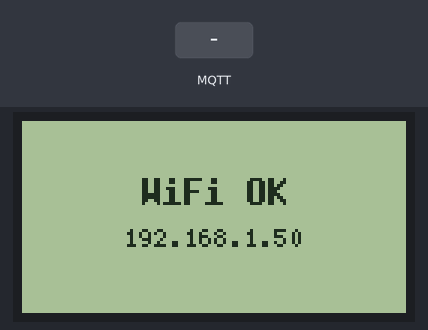
Bench run of a program on a simulated ESP8266 (Wemos D1 mini). Parts: 128×64 one-colour display. The inputs (shaded band) are chosen by the test bench. WiFi joins after 1.5 s; servers stay silent unless stated; no MQTT or app messages arrive unless stated; what the program prints to the serial monitor is not drawn.

Above: at 1.6 s.
3.5 s: MQTT message "Solar" arrives on the first subscribed topic
At 4.6 s:
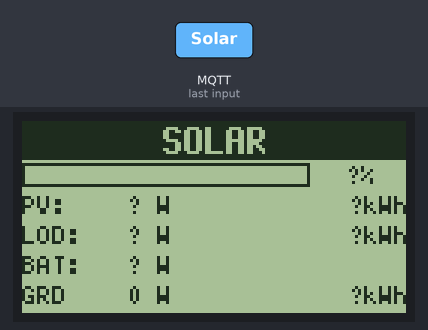
5.7 s: MQTT message "Battery" arrives on the first subscribed topic
At 7.3 s:
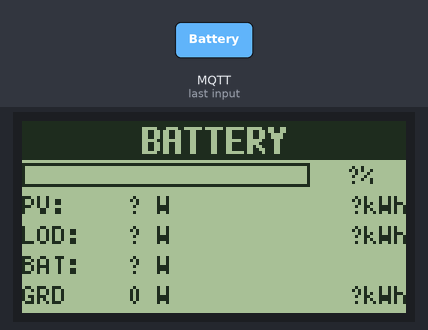
7.7 s: MQTT message "Grid" arrives on the first subscribed topic
At 8.8 s:
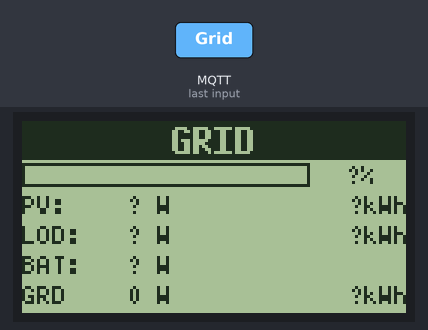
9.7 s: MQTT message "Fault" arrives on the first subscribed topic
At 11.4 s:
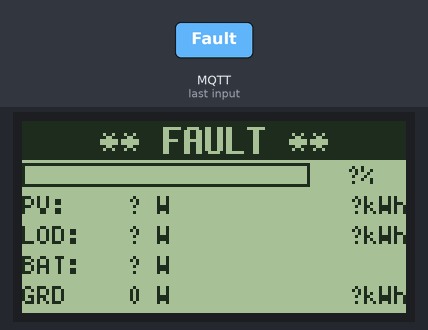
11.7 s: MQTT message "Off" arrives on the first subscribed topic
At 13.1 s:
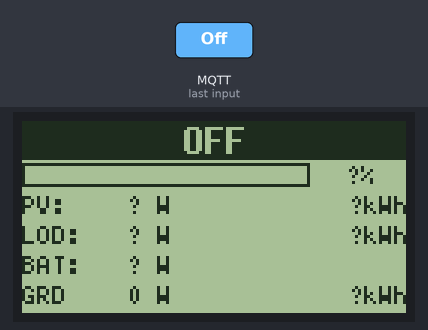
13.7 s: MQTT message "1" arrives on the first subscribed topic
At 14.6 s:
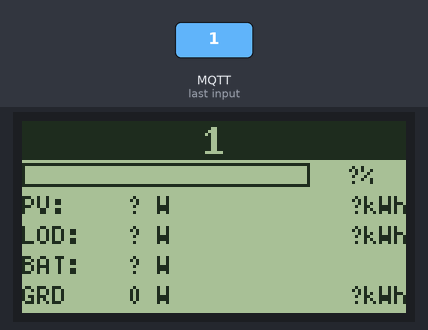
Timing chart, 0 to 16.7 s (numbered marks = the images above; inputs shaded):
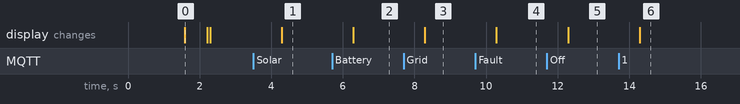

The program:

main.cpp
```cpp
#include <Arduino.h>
#include <ESP8266WiFi.h>
#include "config.h"
#include "display.h"
#include "mqtt_client.h"

SolarData  data    = {};
Display    display;
MqttClient mqtt(data);

unsigned long lastRefresh = 0;

void connectWifi() {
    display.showStatus("Connecting WiFi", WIFI_SSID);
    WiFi.mode(WIFI_STA);
    WiFi.begin(WIFI_SSID, WIFI_PASSWORD);
    Serial.print("WiFi connecting");
    while (WiFi.status() != WL_CONNECTED) {
        delay(250);
        Serial.print(".");
    }
    Serial.print(" OK — ");
    Serial.println(WiFi.localIP());
    display.showStatus("WiFi OK", WiFi.localIP().toString().c_str());
    delay(600);
}

void setup() {
    Serial.begin(115200);
    display.begin();
    connectWifi();
    display.showStatus("MQTT connecting", MQTT_HOST);
    mqtt.begin();
}

void loop() {
    mqtt.loop();

    unsigned long now = millis();
    if (now - lastRefresh >= DISPLAY_REFRESH_MS) {
        lastRefresh = now;
        display.update(data);
    }
}
```

display.cpp
```cpp
#include "display.h"
#include <Arduino.h>

// ST7920 SW SPI: U8G2(rotation, clock=E, data=RX, cs=RS)
Display::Display()
    : _u8g2(U8G2_R0, PIN_E, PIN_RX, PIN_RS) {}

void Display::begin() {
    _u8g2.begin();
}

// Simple two-line status screen used during boot / reconnect.
void Display::showStatus(const char* line1, const char* line2) {
    _u8g2.clearBuffer();
    _u8g2.setFont(u8g2_font_7x13B_tf);
    uint8_t tw = _u8g2.getStrWidth(line1);
    _u8g2.drawStr((128 - tw) / 2, 28, line1);
    if (line2) {
        _u8g2.setFont(u8g2_font_5x7_tf);
        tw = _u8g2.getStrWidth(line2);
        _u8g2.drawStr((128 - tw) / 2, 42, line2);
    }
    _u8g2.sendBuffer();
}

bool Display::isStale(unsigned long ts) {
    return (ts == 0) || (millis() - ts > STALE_THRESHOLD_MS);
}

// Maps Solar Assistant mode strings to compact display labels.
const char* Display::modeLabel(const char* mode) {
    bool hasSolar  = strstr(mode, "Solar")   != nullptr;
    bool hasBatt   = strstr(mode, "Battery") != nullptr;
    bool hasGrid   = strstr(mode, "Grid")    != nullptr
                  || strstr(mode, "Line")    != nullptr
                  || strstr(mode, "AC")      != nullptr;

    if (hasSolar && hasBatt && hasGrid) return "SOL+BAT+GRD";
    if (hasSolar && hasBatt)            return "SOLAR+BATT";
    if (hasBatt  && hasGrid)            return "BATT+GRID";
    if (hasSolar)                       return "SOLAR";
    if (hasBatt)                        return "BATTERY";
    if (hasGrid)                        return "GRID";
    if (strstr(mode, "Fault"))          return "** FAULT **";
    if (strstr(mode, "Off") || strlen(mode) == 0) return "OFF";
    return mode;   // fallback: show raw string
}

// Row 0–12: inverted rectangle with centered mode text.
void Display::drawMode(const SolarData& data) {
    const char* label = isStale(data.modeTs) ? "NO SIGNAL" : modeLabel(data.mode);

    _u8g2.setDrawColor(1);
    _u8g2.drawBox(0, 0, 128, 13);         // filled background

    _u8g2.setDrawColor(0);                 // white text on black box
    _u8g2.setFont(u8g2_font_7x13B_tf);
    uint8_t tw = _u8g2.getStrWidth(label);
    _u8g2.drawStr((128 - tw) / 2, 11, label);

    _u8g2.setDrawColor(1);                 // restore
}

// Row 14–22: SOC progress bar + percentage.
void Display::drawSocBar(float soc, bool stale) {
    _u8g2.setFont(u8g2_font_5x7_tf);

    const uint8_t barX = 0, barY = 14, barW = 96, barH = 8;
    _u8g2.drawFrame(barX, barY, barW, barH);

    if (!stale) {
        uint8_t fill = (uint8_t)((barW - 2) * soc / 100.0f);
        if (fill > barW - 2) fill = barW - 2;
        if (fill > 0) _u8g2.drawBox(barX + 1, barY + 1, fill, barH - 2);
    }

    char buf[8];
    if (stale) snprintf(buf, sizeof(buf), "  ?%%");
    else        snprintf(buf, sizeof(buf), "%3d%%", (int)soc);
    _u8g2.drawStr(barX + barW + 2, barY + 7, buf);
}

// Dual power+energy row — left: label+power at x=0, right: energy right-aligned.
void Display::drawDualPowerRow(uint8_t y, const char* label, float watts, float kwh, bool stalePwr, bool staleEne) {
    _u8g2.setFont(u8g2_font_5x7_tf);
    char left[14], right[10];
    if (stalePwr) snprintf(left,  sizeof(left),  "%-4s   ? W", label);
    else          snprintf(left,  sizeof(left),  "%-4s%4d W", label, (int)watts);
    if (staleEne) strcpy(right, "?kWh");
    else          snprintf(right, sizeof(right), "%.1fkWh", kwh);
    _u8g2.drawStr(0, y, left);
    _u8g2.drawStr(128 - _u8g2.getStrWidth(right), y, right);
}

// Battery row — left: power at x=0, right: CHG/DIS right-aligned.
void Display::drawBattRow(uint8_t y, float watts, bool stale) {
    _u8g2.setFont(u8g2_font_5x7_tf);
    if (stale) {
        _u8g2.drawStr(0, y, "BAT:   ? W");
        return;
    }
    char left[12];
    snprintf(left, sizeof(left), "BAT:%4d W", (int)fabsf(watts));
    const char* dir = (watts >= 0) ? "CHG" : "DIS";
    _u8g2.drawStr(0, y, left);
    _u8g2.drawStr(128 - _u8g2.getStrWidth(dir), y, dir);
}

// Grid row — left: power+direction at x=0, right: energy right-aligned.
void Display::drawGridRow(uint8_t y, float watts, float kwh, bool stalePwr, bool staleEne) {
    _u8g2.setFont(u8g2_font_5x7_tf);
    char left[16], right[10];
    if (stalePwr) {
        strcpy(left, "GRD    0 W");
    } else {
        const char* dir = (watts > 10.0f) ? "IMP" : (watts < -10.0f) ? "EXP" : nullptr;
        if (dir) snprintf(left, sizeof(left), "GRD %4d W %s", (int)fabsf(watts), dir);
        else     snprintf(left, sizeof(left), "GRD %4d W",    (int)fabsf(watts));
    }
    if (staleEne) strcpy(right, "?kWh");
    else          snprintf(right, sizeof(right), "%.1fkWh", kwh);
    _u8g2.drawStr(0, y, left);
    _u8g2.drawStr(128 - _u8g2.getStrWidth(right), y, right);
}

void Display::update(const SolarData& data) {
    _u8g2.clearBuffer();

    drawMode(data);                                                      // y  0–12
    drawSocBar(data.battSoc, isStale(data.battSocTs));                  // y 14–22
    drawDualPowerRow(31, "PV:", data.pvPower, data.pvEnergy,
                     isStale(data.pvTs), data.pvEnergyTs == 0);         // y 31
    drawDualPowerRow(41, "LOD:", data.loadPower, data.loadEnergy,
                     isStale(data.loadTs), data.loadEnergyTs == 0);     // y 41
    drawBattRow(51, data.battPower, isStale(data.battPowerTs));         // y 51
    drawGridRow(61, data.gridPower, data.gridEnergyIn,
                isStale(data.gridTs), data.gridEnergyInTs == 0);        // y 61

    _u8g2.sendBuffer();
}
```

display.h
```cpp
#pragma once

#include <U8g2lib.h>
#include "config.h"

struct SolarData {
    char          mode[32];
    float         pvPower;
    float         loadPower;
    float         battPower;
    float         battSoc;
    float         gridPower;
    float         pvEnergy;
    float         loadEnergy;
    float         gridEnergyIn;
    unsigned long modeTs;
    unsigned long pvTs;
    unsigned long loadTs;
    unsigned long battPowerTs;
    unsigned long battSocTs;
    unsigned long gridTs;
    unsigned long pvEnergyTs;
    unsigned long loadEnergyTs;
    unsigned long gridEnergyInTs;
};

class Display {
public:
    Display();
    void begin();
    void showStatus(const char* line1, const char* line2 = nullptr);
    void update(const SolarData& data);

private:
    U8G2_ST7920_128X64_F_SW_SPI _u8g2;

    void drawMode(const SolarData& data);
    void drawSocBar(float soc, bool stale);
    void drawDualPowerRow(uint8_t y, const char* label, float watts, float kwh, bool stalePwr, bool staleEne);
    void drawBattRow(uint8_t y, float watts, bool stale);
    void drawGridRow(uint8_t y, float watts, float kwh, bool stalePwr, bool staleEne);

    bool        isStale(unsigned long ts);
    const char* modeLabel(const char* mode);
};
```

mqtt_client.cpp
```cpp
#include "mqtt_client.h"
#include <string.h>

MqttClient* MqttClient::_instance = nullptr;

MqttClient::MqttClient(SolarData& data)
    : _data(data), _client(_wifi), _lastReconnect(0) {
    _instance = this;
}

void MqttClient::begin() {
    _lastReconnect = millis() - MQTT_RECONNECT_MS;  // triggers immediate first attempt
    _client.setServer(MQTT_HOST, MQTT_PORT);
    _client.setCallback(onMessage);
}

void MqttClient::subscribe() {
    _client.subscribe(TOPIC_MODE);
    _client.subscribe(TOPIC_PV);
    _client.subscribe(TOPIC_LOAD);
    _client.subscribe(TOPIC_BATT_W);
    _client.subscribe(TOPIC_BATT_SOC);
    _client.subscribe(TOPIC_GRID);
    _client.subscribe(TOPIC_PV_ENERGY);
    _client.subscribe(TOPIC_LOAD_ENERGY);
    _client.subscribe(TOPIC_GRID_ENERGY_IN);
}

void MqttClient::reconnect() {
    unsigned long now = millis();
    if (now - _lastReconnect < MQTT_RECONNECT_MS) return;
    _lastReconnect = now;

    const char* user = strlen(MQTT_USER) ? MQTT_USER : nullptr;
    const char* pass = strlen(MQTT_PASS) ? MQTT_PASS : nullptr;

    Serial.print("MQTT connecting...");
    if (_client.connect(MQTT_CLIENT_ID, user, pass)) {
        Serial.println(" OK");
        subscribe();
    } else {
        Serial.print(" failed, rc=");
        Serial.println(_client.state());
    }
}

void MqttClient::loop() {
    if (!_client.connected()) {
        reconnect();
    } else {
        _client.loop();
    }
}

// Static trampoline: null-terminates payload and delegates to instance.
void MqttClient::onMessage(char* topic, byte* payload, unsigned int len) {
    if (!_instance) return;
    char value[64] = {0};
    if (len >= sizeof(value)) len = sizeof(value) - 1;
    memcpy(value, payload, len);
    _instance->handleMessage(topic, value);
}

void MqttClient::handleMessage(const char* topic, const char* value) {
    unsigned long now = millis();

    if (strcmp(topic, TOPIC_MODE) == 0) {
        strncpy(_data.mode, value, sizeof(_data.mode) - 1);
        _data.mode[sizeof(_data.mode) - 1] = '\0';
        _data.modeTs = now;
    } else if (strcmp(topic, TOPIC_PV) == 0) {
        _data.pvPower = atof(value);
        _data.pvTs    = now;
    } else if (strcmp(topic, TOPIC_LOAD) == 0) {
        _data.loadPower = atof(value);
        _data.loadTs    = now;
    } else if (strcmp(topic, TOPIC_BATT_W) == 0) {
        _data.battPower   = atof(value);
        _data.battPowerTs = now;
    } else if (strcmp(topic, TOPIC_BATT_SOC) == 0) {
        _data.battSoc   = atof(value);
        _data.battSocTs = now;
    } else if (strcmp(topic, TOPIC_GRID) == 0) {
        _data.gridPower = atof(value);
        _data.gridTs    = now;
    } else if (strcmp(topic, TOPIC_PV_ENERGY) == 0) {
        _data.pvEnergy   = atof(value);
        _data.pvEnergyTs = now;
    } else if (strcmp(topic, TOPIC_LOAD_ENERGY) == 0) {
        _data.loadEnergy   = atof(value);
        _data.loadEnergyTs = now;
    } else if (strcmp(topic, TOPIC_GRID_ENERGY_IN) == 0) {
        _data.gridEnergyIn   = atof(value);
        _data.gridEnergyInTs = now;
    }
}
```

mqtt_client.h
```cpp
#pragma once

#include <ESP8266WiFi.h>
#include <PubSubClient.h>
#include "config.h"
#include "display.h"

class MqttClient {
public:
    explicit MqttClient(SolarData& data);
    void begin();
    void loop();
    bool connected() { return _client.connected(); }

private:
    SolarData&    _data;
    WiFiClient    _wifi;
    PubSubClient  _client;
    unsigned long _lastReconnect;

    void reconnect();
    void subscribe();
    void handleMessage(const char* topic, const char* value);

    // PubSubClient requires a plain C callback; static trampoline → instance
    static MqttClient* _instance;
    static void onMessage(char* topic, byte* payload, unsigned int len);
};
```

config.h
```cpp
#pragma once

// ── WiFi ──────────────────────────────────────────────────────────────────────
#define WIFI_SSID     ""
#define WIFI_PASSWORD ""

// ── MQTT Broker (Solar Assistant IP) ─────────────────────────────────────────
#define MQTT_HOST      "192.168.1.x"
#define MQTT_PORT      1883
#define MQTT_USER      ""          // leave empty if auth not enabled
#define MQTT_PASS      ""
#define MQTT_CLIENT_ID "solar-display"

// ── Display pins (Wemos D1 Mini) ─────────────────────────────────────────────
#define PIN_RS  15   // D8 — CS / Register Select
#define PIN_RX  13   // D7 — Data
#define PIN_E   14   // D5 — Clock / Enable

// ── MQTT topics ───────────────────────────────────────────────────────────────
#define TOPIC_MODE     "solar_assistant/inverter_1/device_mode/state"
#define TOPIC_PV       "solar_assistant/inverter_1/pv_power/state"
#define TOPIC_LOAD     "solar_assistant/inverter_1/load_power/state"
#define TOPIC_BATT_W   "solar_assistant/total/battery_power/state"
#define TOPIC_BATT_SOC "solar_assistant/total/battery_state_of_charge/state"
#define TOPIC_GRID     "ssolar_assistant/inverter_1/grid_power/state"
#define TOPIC_PV_ENERGY    "solar_assistant/total/pv_energy/state"
#define TOPIC_LOAD_ENERGY  "solar_assistant/total/load_energy/state"
#define TOPIC_GRID_ENERGY_IN "solar_assistant/total/grid_energy_in/state"

// ── Timing ───────────────────────────────────────────────────────────────────
#define DISPLAY_REFRESH_MS  2000
#define STALE_THRESHOLD_MS  30000
#define MQTT_RECONNECT_MS   5000
```

Measured:
- after the input at 3.5 s, the display: changes after 0.79 s (image 1)
- after the input at 5.7 s, the display: changes after 0.59 s (image 2)
- after the input at 7.7 s, the display: changes after 0.59 s (image 3)
- after the input at 9.7 s, the display: changes after 0.59 s (image 4)
- after the input at 11.7 s, the display: changes after 0.59 s (image 5)
- after the input at 13.7 s, the display: changes after 0.59 s (image 6)
- what the display in image 0 shows lasts 0.6 s, from 1.6 s to 2.2 s
